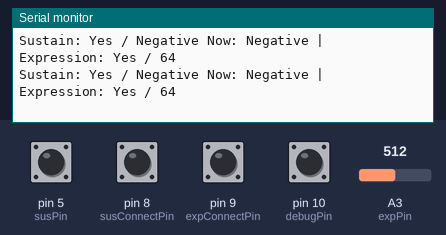
A sketch run on a simulated Arduino Leonardo, built for the host (arithmetic inside an expression is 32-bit, double 64-bit). On the bench: the last lines printed to the serial monitor. The inputs (shaded band) are chosen by the test bench; at power-on: pin 5 (susPin), pin 8 (susConnectPin), pin 9 (expConnectPin), pin 10 (debugPin) HIGH, A3 (expPin) = 512 (analog values on the 0–1023 scale).

Above: at 1.3 s.
1.4 s: pin 5 (susPin) pulled LOW for 0.15 s
3.0 s: pin 8 (susConnectPin) pulled LOW for 0.15 s
4.6 s: pin 9 (expConnectPin) pulled LOW for 0.15 s
7.7 s: A3 (expPin) set to 716
At 8.6 s:
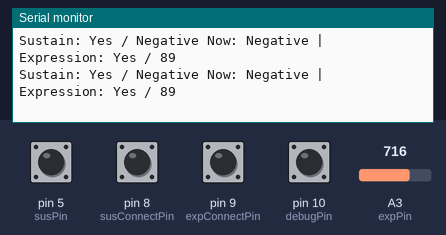
9.2 s: pin 5 (susPin) pulled LOW for 1 s
At 9.9 s:
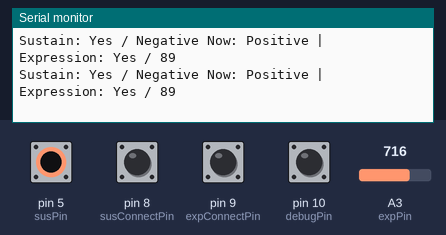

Measured:
- after the input at 7.7 s, the serial monitor: prints a new line at once (image 1)
- after the input at 9.2 s, the serial monitor: prints a new line at once (image 2)

The sketch:

USB-Footpedal-interface.ino
```cpp
// USB-Footpedal-interface
// Made by Leo Kuroshita for Hugelton. Kobe,Japan.
// v0.6

#pragma once
#include "MIDIUSB.h" // requested MIDIUSB library

// define pin
const int susPin = 5; // sustain damper input (make boolean)
const int expPin = A3; // expression analog input (3v3 - value - GND)
const int susConnectPin = 8; // sustain connect check (make boolean)
const int expConnectPin = 9; // expression connect check (make boolean)
const int debugPin =  10; // debug mode check on boot (make boolean)

// define variables
int susState = 0;
int susConnect = 0;
int susPorality = 0;
int susCount = 0;
int expValue = 0; // raw value data from Expression analog input
int expConnect = 0;
int debugState = 0;

//send CC on USB - MIDI function
void controlChange(byte channel, byte control, byte value) {
  midiEventPacket_t event = {0x0B, 0xB0 | channel, control, value};
  MidiUSB.sendMIDI(event);
}

// debug
void debug() {
  Serial.print("Sustain: ");
  Serial.print((susConnect) ? "Yes" : "No");
  Serial.print(" / ");
  Serial.print((susPorality) ? "Negative" : "Positive");
  Serial.print(" Now: ");
  Serial.print((susState) ? "Negative" : "Positive");
  Serial.print(" | Expression: ");
  Serial.print((expConnect) ? "Yes" : "No");
  Serial.print(" / ");
  Serial.println(expValue);
}

// Initialize
void setup() {
  Serial.begin(115200); // set serial speed
  analogReadResolution(8); // analog input be 256 step

  // connect check pin be digial input with pullup
  pinMode(susConnectPin, INPUT_PULLUP);
  pinMode(expConnectPin, INPUT_PULLUP);

  // sustain pin be digial input with pullup
  pinMode(susPin, INPUT_PULLUP);

  // check sustain pedal porality on boot
  susPorality = digitalRead(susPin); // reading sustain pedal porality

  // check debug pin on boot
  pinMode(debugPin, INPUT_PULLUP);
  (debugState) = digitalRead(debugPin) ? true : false;

  delay(100); // after delay
}

void loop() {
  susConnect = digitalRead(susConnectPin);
  expConnect = digitalRead(expConnectPin);
  susState = digitalRead(susPin);
  expValue = analogRead(expPin) >> 1; // readed 8bit value to 7bit

  // sustain
  if (susConnect != 0 && susState != susPorality) {
    if (susCount == 0) {
      susCount = 1;
      controlChange(0, 64, 127); // sustain ON
      MidiUSB.flush();
    }
  } else if (susConnect != 0 && susState == susPorality) {
    if (susCount == 1) {
      susCount = 0;
      controlChange(0, 64, 0);  // sustain OFF
      delay(1);
    }
  } else if (susConnect == 0) {
    if (susCount == 1) {
      susCount = 0;
      controlChange(0, 64, 0);   // sustain OFF
      delay(1);
    }
  }

  // expression
  if (expConnect != 0) {
    if (expValue != 0) {
      controlChange(0, 11, expValue);   // expression thru A4 value
      MidiUSB.flush();


    }
  }
  delay(10);

  if (debugState) {
    debug();
  }


}
```
